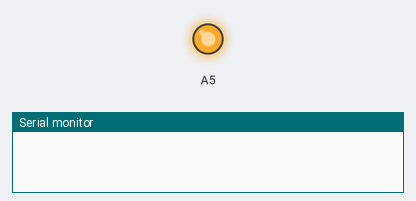
The sketch below on a simulated Arduino Uno, built with avr-gcc and run on an emulated ATmega328P. Shown: output pins drawn as LEDs (lit = HIGH), the last lines printed to the serial monitor.

Above: at 0.1 s.
At 2.1 s:
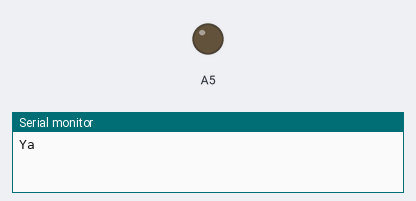
Timing chart, 0 to 3.6 s (numbered marks = the images above):
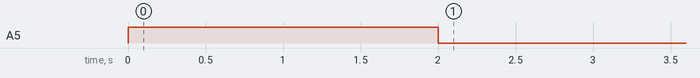

The sketch:

movingByIMUMergingMbWorking4.ino
```cpp
#include <ArduinoJson.h>
#include <Adafruit_Sensor.h>
#include <Adafruit_BNO055.h>
#include <utility/imumaths.h>
#include <SoftwareSerial.h>
#include "RoboClaw.h"
#include <Wire.h>
#include <Servo.h>
#include <EncButton.h>
#define EB_BETTER_ENC

Servo myservo12;
Servo myservo23;
Servo myservo31;
SoftwareSerial serial(10, 11);
RoboClaw roboclaw(&serial, 10000);
DynamicJsonDocument doc(2048);

#define BNO055_SAMPLERATE_DELAY_MS (10)

Adafruit_BNO055 bno = Adafruit_BNO055(-1, 0x29);


#define address1 0x80
#define address2 0x81

#define pi PI

#define R 0.058/2 * 100
#define _R 0.16 * 100
#define Radius 0.32 * 100
#define Kp 3.5
#define Ki 0.4
#define Kd 2.5
#define qpps 4000

uint32_t myTimer1;
int period = 100;

long int enc1;
long int enc2;
long int enc3;
int x = 0;
int xx = 0;
int correction = 0;
bool _finishMoving = 0;

float alpha = 0;
float Va = 0;
float Vb = 0;
float Vc = 0;
int Va_base = 0;
int Vb_base = 0;
int Vc_base = 0;
int velocity;
int accel;
extern volatile unsigned long timer0_millis;

void CalculateSpeed(int _angle)
{
  Va_base = velocity * cos((150 * PI / 180 - _angle * PI / 180 - alpha));
  Vb_base = velocity * cos((30 * PI / 180 - _angle * PI / 180 - alpha));
  Vc_base = velocity * cos((270 * PI / 180 - _angle * PI / 180 - alpha));
  accel = millis();
}

void pidForMotor()
{
  roboclaw.SetM1VelocityPID(address1, Kd, Kp, Ki, qpps);
  roboclaw.SetM2VelocityPID(address2, Kd, Kp, Ki, qpps);
  roboclaw.SetM2VelocityPID(address1, Kd, Kp, Ki, qpps);
  roboclaw.ForwardM1(address1, 0);
  roboclaw.ForwardM2(address2, 0);
  roboclaw.ForwardM2(address1, 0);
  delay(200);
  int smn = 0;
  int _angle = 0;
  String data;
  String statusString = "";
  String angleString = "";
  String speedString = "";
  velocity = 0;
  alpha = 0 * PI / 180;
  CalculateSpeed(0);
  while (1)
  {
    //    if (millis() - myTimer1 >= period) {   // ищем разницу (500 мс)
    //      myTimer1 += period;                  // сброс таймера
    //      imu::Vector<3> euler = bno.getVector(Adafruit_BNO055::VECTOR_EULER);
    //      x = euler.x();
    //      _angle = normilize(_angle);
    //      smn = _angle - x;
    //      if (smn > 180)
    //        smn -= 360;
    //      else if (smn < -180)
    //        smn += 360;
    //      //Serial.println(x);
    //
    //    }
    if (Serial.available())
    {
      data = Serial.readStringUntil('\n');
      char* json = data.c_str();
      deserializeJson(doc, json);
      statusString = doc[String("s")].as<String>();
      if (statusString == "1")
      {
        speedString = doc[String("sp")].as<String>();
        angleString = doc[String("a")].as<String>();
        velocity = speedString.toInt();
        if (velocity > 0)
        {
          roboclaw.SetEncM1(address1, 0);
          roboclaw.SetEncM2(address2, 0);
          roboclaw.SetEncM2(address1, 0);
        }
        else
        {
          enc1 = roboclaw.ReadEncM1(address1);
          enc2 = roboclaw.ReadEncM2(address2);
          enc3 = roboclaw.ReadEncM2(address1);
          //Serial.println(String(enc1) + "\t" + String(enc2) + "\t" + String(enc3) + "\t" + String((enc1 + enc2 + enc3)));
          roboclaw.SpeedM1(address1, 0);
          roboclaw.SpeedM2(address2, 0);
          roboclaw.SpeedM2(address1, 0);
        }
        alpha = angleString.toInt();
        alpha = alpha * PI / 180;
        CalculateSpeed(0);
        //{"s":"1","sp":"3000","a":"45"}
        //{"s":"2","a":"-90"}
      }
      if (statusString == "2")
      {
        angleString = doc[String("a")].as<String>();
        _angle = angleString.toInt();
        _angle = normilize(_angle);
        smn = _angle - x;
        if (smn > 180)
          smn -= 360;
        else if (smn < -180)
          smn += 360;
      }
    }
//    if ((abs(smn)) >= 2)
//    {
//      rotationWithPID(_angle);
//    }
    float kAc = min(1, (float)(millis() - accel) / 2000);
    roboclaw.SpeedM1(address1, (int)(Va_base * kAc));
    roboclaw.SpeedM2(address2, (int)(Vb_base * kAc));
    roboclaw.SpeedM2(address1, (int)(Vc_base * kAc));
  }
}

void setup()
{
  pinMode(A5, OUTPUT);
  digitalWrite(A5, HIGH);
  delay(2000);
  digitalWrite(A5, LOW);
  Serial.begin(57600);
  //  if (!bno.begin())
  //  {
  //    Serial.print("Ooops, no BNO055 detected ... Check your wiring or I2C ADDR!");
  //    while (1)
  //    {
  //      Serial.println("Reconnect");
  //    }
  //  }
  //  bno.setExtCrystalUse(true);
  timer0_millis = UINT32_MAX - 5000;
  roboclaw.begin(38400);
}

int normilize(int angle)
{
  angle = angle % 360;
  if (angle < 0)
    angle += 360;
  return angle;
}

bool rotationWithPID(int _angle)
{
  float rotationErr = 0, previousRotationErr = 0;
  float difRotation = 0, intRotation = 0, prRotation = 0;
  float kDifRotation = 6, kIntRotation = 0.2, kPrRotation = 3.5;
  float _dt = 10;
  int controlAct = 0;
  int smn = 0;
  while (1)
  {
    //    if (millis() - myTimer1 >= period)
    //    {
    //      myTimer1 += period;
    //      imu::Vector<3> euler = bno.getVector(Adafruit_BNO055::VECTOR_EULER);
    //      x = euler.x();
    //      _angle = normilize(_angle);
    //      smn = _angle - x;
    //      if (smn > 180)
    //        smn -= 360;
    //      else if (smn < -180)
    //        smn += 360;
    //      Serial.println(x);
    //    }
    rotationErr = smn;
    prRotation = rotationErr * kPrRotation;
    difRotation = ((rotationErr - previousRotationErr) / _dt) * kDifRotation;
    previousRotationErr = rotationErr;
    intRotation = (intRotation + rotationErr * _dt) * kIntRotation;
    if (rotationErr > 0)
      controlAct = (int)(prRotation + difRotation + intRotation);
    else
      controlAct = (int)(prRotation + difRotation + intRotation);
    if (rotationErr > 0)
    {
      controlAct = constrain(abs(controlAct), 0, 127);
      roboclaw.BackwardM1(address1, abs(controlAct));
      roboclaw.BackwardM2(address2, abs(controlAct));
      roboclaw.BackwardM2(address1, abs(controlAct));
    }
    else
    {
      controlAct = constrain(abs(controlAct), 0, 127);
      roboclaw.ForwardM1(address1, abs(controlAct));
      roboclaw.ForwardM2(address2, abs(controlAct));
      roboclaw.ForwardM2(address1, abs(controlAct));
    }
    if (abs(rotationErr) < 2)
      break;
  }
  roboclaw.ForwardM1(address1, 0);
  roboclaw.ForwardM2(address2, 0);
  roboclaw.ForwardM2(address1, 0);
}

void loop()
{
  Serial.println("Ya");
  pidForMotor();
  delay(1000);
  //rotationWithPID(-90);
  //rotationWithPID(0);
  //rotationWithPID(90);
  //rotationWithPID(0);
  while (1);
}
```
